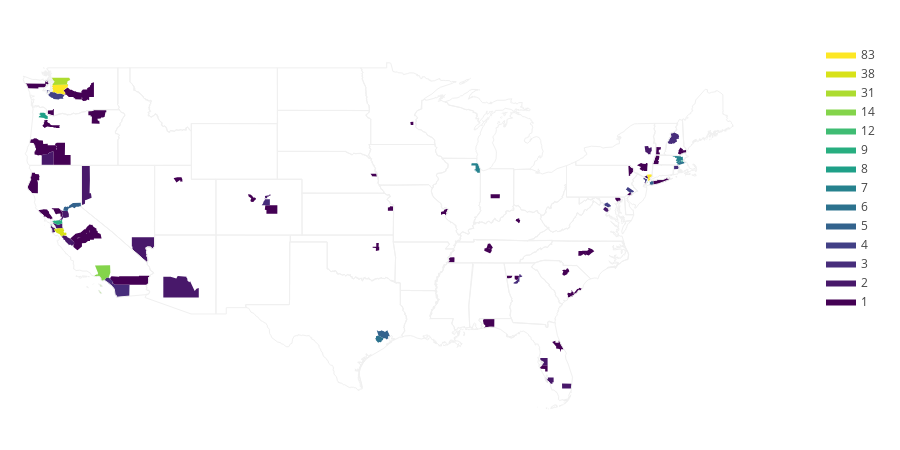

The notebook cell this image was saved under:
### Code cell
import plotly.figure_factory as ff

fig = ff.create_choropleth(fips=covid_counties_df_map["fips"], values=covid_counties_df_map["Confirmed"])
fig.layout.template = None
fig.show()
